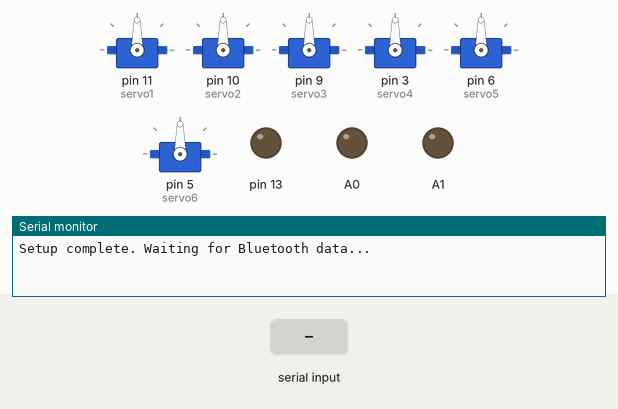
Bench run of a sketch on a simulated Arduino Uno, built with avr-gcc and run on an emulated ATmega328P. Shown: 6 × servo, output pins drawn as LEDs (lit = HIGH), the last lines printed to the serial monitor. The inputs (shaded band) are chosen by the test bench.

Above: at 1.2 s.
1.3 s: "s90\n" received over the second serial link
At 1.54 s:
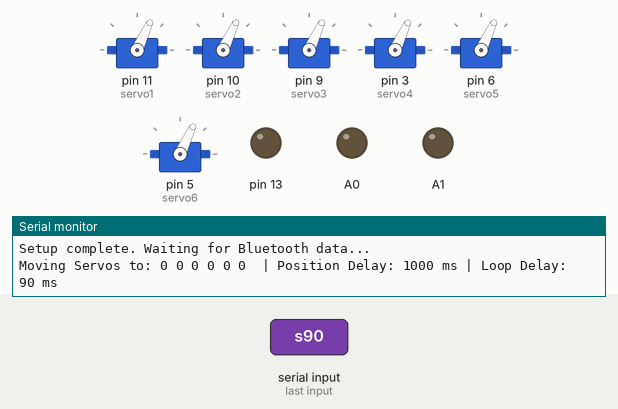
At 3.1 s:
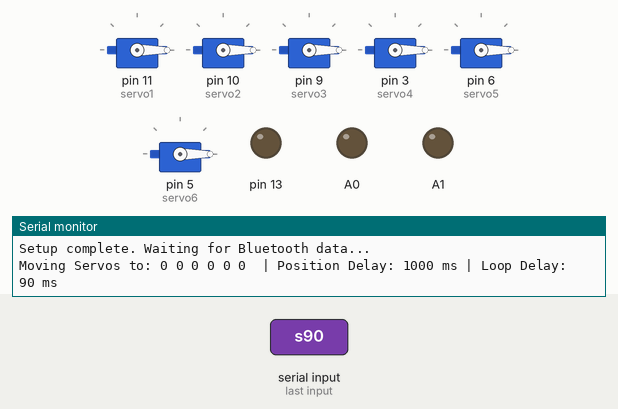
5.8 s: "q90\n" received over the second serial link
7.3 s: "r90\n" received over the second serial link
At 8.1 s:
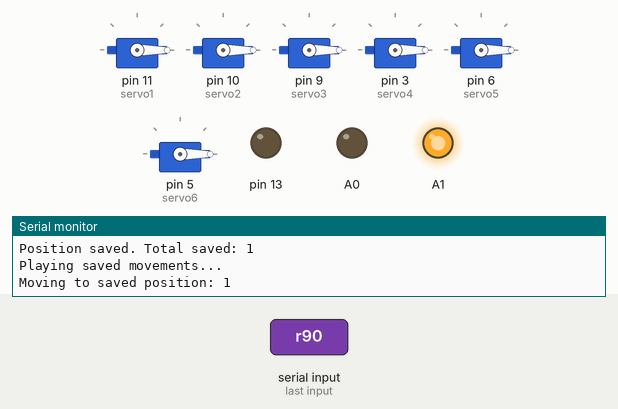
Timing chart, 0 to 10.3 s (numbered marks = the images above; inputs shaded):
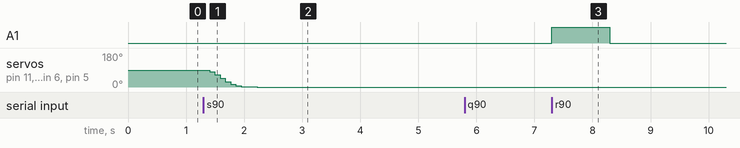

Measured:
- after the input at 1.3 s, servo on pin 11 (servo1), servo on pin 10 (servo2), servo on pin 9 (servo3), servo on pin 3 (servo4), servo on pin 6 (servo5), servo on pin 5 (servo6): moves from 90° to 0° over 0.82 s, starting after 0.11 s
- after the input at 7.3 s, A1: LOW → HIGH at once, → LOW 1.0 s later

The sketch:

Bluetooth_Robotic_Arm.ino
```cpp
#include <Servo.h>
#include <SoftwareSerial.h>

Servo servo1;  // Servo on pin 3
Servo servo2;  // Servo on pin 5
Servo servo3;  // Servo on pin 6
Servo servo4;  // Servo on pin 9
Servo servo5;  // Servo on pin 10
Servo servo6;  // Servo on pin 11

SoftwareSerial btSerial(2, 4);  // RX on pin 2, TX on pin 4

// To store the six servo values
int servoValues[6];
int positionDelay = 1000;  // Seventh value: Delay between positions (default 1000 ms)
int loopDelay = 5;       // Eighth value: Delay for loop in servo speeds (default 5 ms)

// Define maximum number of positions to save
const int MAX_POSITIONS = 100;  // You can increase this based on memory availability
int savedPositions[MAX_POSITIONS][6];  // 2D array to store positions
int savedCount = 0;  // Track how many positions have been saved

bool stopMovement = false;  // Flag to stop playback

void setup() {
  Serial.begin(9600);  // Initialize Serial for debugging
  btSerial.begin(9600);  // Initialize Bluetooth communication
  pinMode(A0, OUTPUT);
  pinMode(A1, OUTPUT);
  pinMode(13, OUTPUT);
  // Attach servos to pins
  servo1.attach(11);
  servo2.attach(10);
  servo3.attach(9);
  servo4.attach(3);
  servo5.attach(6);
  servo6.attach(5);

  Serial.println("Setup complete. Waiting for Bluetooth data...");
}

void loop() {
  // Check if Bluetooth data is available to update servo positions
  if (btSerial.available() > 0) {
    String receivedData = btSerial.readStringUntil('\n');  // Read data until newline
    char command = receivedData.charAt(0);  // Get the first character as the command

    switch (command) {
      case 's':  // 's' for move servos
        processInput(receivedData.substring(1));  // Process the data after 's' to move servos
        break;
      case 'q':  // 'q' for saving current positions
        saveServoPositions();  // Save the current servo positions
        break;
      case 'r':  // 'r' for replaying saved positions
        playServoMovements();  // Play back saved servo positions
        break;
      default:
        Serial.println("Invalid command received.");
        break;
    }
  }
}

// Function to process the Bluetooth input and move servos
void processInput(String input) {
  int index = 0;
  int startIndex = 0;
  String temp;

  // Parse the six servo values
  for (int i = 0; i < 6; i++) {
    index = input.indexOf(',', startIndex);
    if (index != -1) {
      temp = input.substring(startIndex, index);
      servoValues[i] = temp.toInt();
      startIndex = index + 1;
    }
  }

  // Parse the seventh value: Delay between positions
  index = input.indexOf(',', startIndex);
  if (index != -1) {
    temp = input.substring(startIndex, index);
    positionDelay = temp.toInt();  // Store the delay between positions
    startIndex = index + 1;
  }

  // Parse the eighth value: Delay for loop controlling servo speeds
  temp = input.substring(startIndex);
  loopDelay = temp.toInt();  // Store the delay for the loop controlling servo speed

  // Debugging output
  Serial.print("Moving Servos to: ");
  for (int i = 0; i < 6; i++) {
    Serial.print(servoValues[i]);
    Serial.print(" ");
  }
  Serial.print(" | Position Delay: ");
  Serial.print(positionDelay);
  Serial.print(" ms | Loop Delay: ");
  Serial.print(loopDelay);
  Serial.println(" ms");

  // Move servos to the new positions
  moveServosSmoothly();
}

// Function to move the servos smoothly with the loop delay
void moveServosSmoothly() {
  if (((servoValues[0] >= 0) && (servoValues[0] <= 180)) && ((servoValues[1] >= 0) && (servoValues[1] <= 180)) && ((servoValues[2] >= 0) && (servoValues[2] <= 180)) && ((servoValues[3] >= 0) && (servoValues[3] <= 180)) && ((servoValues[4] >= 0) && (servoValues[4] <= 180)) && ((servoValues[5] >= 0) && (servoValues[5] <= 180))) {
    for (int i = 0; i <= 100; i += 10) {  // Modify the increment for smoother speed control
      servo1.write(map(i, 0, 100, servo1.read(), servoValues[0]));
      servo2.write(map(i, 0, 100, servo2.read(), servoValues[1]));
      servo3.write(map(i, 0, 100, servo3.read(), servoValues[2]));
      servo4.write(map(i, 0, 100, servo4.read(), servoValues[3]));
      servo5.write(map(i, 0, 100, servo5.read(), servoValues[4]));
      servo6.write(map(i, 0, 100, servo6.read(), servoValues[5]));
      delay(loopDelay);  // Use the loop delay to control the speed
    }
  } else {
    digitalWrite(13, HIGH);
    delay(500);
    digitalWrite(13, LOW);
  }
}

// Function to save the current servo positions
void saveServoPositions() {
  if (savedCount < MAX_POSITIONS) {
    digitalWrite(A0, HIGH);
    for (int i = 0; i < 6; i++) {
      savedPositions[savedCount][i] = servoValues[i];  // Store current servo positions
    }
    savedCount++;
    Serial.print("Position saved. Total saved: ");
    Serial.println(savedCount);
    digitalWrite(A0, LOW);
  } else {
    Serial.println("Memory full! Can't save more positions.");
  }
}

// Function to play the saved servo positions
void playServoMovements() {
  digitalWrite(A1, HIGH);
  Serial.println("Playing saved movements...");
  stopMovement = false;  // Reset stop flag

  for (int i = 0; i < savedCount && !stopMovement; i++) {
    // Move servos to the saved positions
    servo1.write(savedPositions[i][0]);
    servo2.write(savedPositions[i][1]);
    servo3.write(savedPositions[i][2]);
    servo4.write(savedPositions[i][3]);
    servo5.write(savedPositions[i][4]);
    servo6.write(savedPositions[i][5]);

    Serial.print("Moving to saved position: ");
    Serial.println(i + 1);

    delay(positionDelay);  // Add delay between each movement
  }

  digitalWrite(A1, LOW);
}
```
